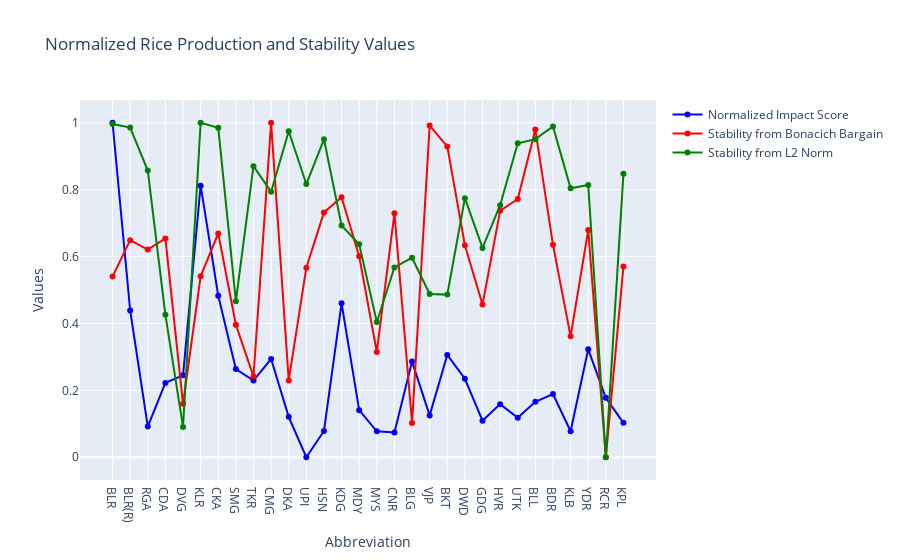

The code cell stored with this chart in its notebook:
### Code cell
import plotly.graph_objs as go
trace1 = go.Scatter(
    x=Other_Directory['Abbreviation'],
    y=for_plots['Impact1'],
    mode='lines+markers',
    name='Normalized Impact Score',
    line=dict(color='blue')
)

trace2 = go.Scatter(
    x=Other_Directory['Abbreviation'],
    y=new_list,
    mode='lines+markers',
    name='Stability from Bonacich Bargain',
    line=dict(color='red')
)

trace3 = go.Scatter(
    x=Other_Directory['Abbreviation'],
    y=stability,
    mode='lines+markers',
    name='Stability from L2 Norm',
    line=dict(color='green')
)

# Create the layout
layout = go.Layout(
    title='Normalized Rice Production and Stability Values',
    xaxis=dict(title='Abbreviation'),
    yaxis=dict(title='Values'),
)

# Create the figure
fig = go.Figure(data=[trace1, trace2, trace3], layout=layout)

# Plot the figure
fig.show()

### Figure 1 — Plotly figure (JSON) as saved in the notebook; plotly's stock layout.template omitted (floating-point values rounded to 4 significant figures)
{"data": [{"line": {"color": "blue"}, "mode": "lines+markers", "name": "Normalized Impact Score", "type": "scatter", "x": ["BLR", "BLR(R)", "RGA", "CDA", "DVG", "KLR", "CKA", "SMG", "TKR", "CMG", "DKA", "UPI", "HSN", "KDG", "MDY", "MYS", "CNR", "BLG", "VJP", "BKT", "DWD", "GDG", "HVR", "UTK", "BLL", "BDR", "KLB", "YDR", "RCR", "KPL", null], "y": [1, 0.4391, 0.09187, 0.2223, 0.2449, 0.812, 0.483, 0.2638, 0.2293, 0.2937, 0.1208, 0, 0.07851, 0.4603, 0.1408, 0.0775, 0.07395, 0.2859, 0.1252, 0.3059, 0.2346, 0.1091, 0.1588, 0.1181, 0.166, 0.1889, 0.07765, 0.3226, 0.1779, 0.103, 0.166]}, {"line": {"color": "red"}, "mode": "lines+markers", "name": "Stability from Bonacich Bargain", "type": "scatter", "x": ["BLR", "BLR(R)", "RGA", "CDA", "DVG", "KLR", "CKA", "SMG", "TKR", "CMG", "DKA", "UPI", "HSN", "KDG", "MDY", "MYS", "CNR", "BLG", "VJP", "BKT", "DWD", "GDG", "HVR", "UTK", "BLL", "BDR", "KLB", "YDR", "RCR", "KPL", null], "y": [0.54, 0.649, 0.6209, 0.6539, 0.1598, 0.5409, 0.6691, 0.3959, 0.2418, 1, 0.2296, 0.5669, 0.732, 0.7774, 0.6006, 0.3148, 0.7297, 0.1025, 0.9915, 0.9292, 0.6337, 0.4565, 0.7369, 0.772, 0.9796, 0.6351, 0.3614, 0.6792, 0, 0.5699, 0.4804]}, {"line": {"color": "green"}, "mode": "lines+markers", "name": "Stability from L2 Norm", "type": "scatter", "x": ["BLR", "BLR(R)", "RGA", "CDA", "DVG", "KLR", "CKA", "SMG", "TKR", "CMG", "DKA", "UPI", "HSN", "KDG", "MDY", "MYS", "CNR", "BLG", "VJP", "BKT", "DWD", "GDG", "HVR", "UTK", "BLL", "BDR", "KLB", "YDR", "RCR", "KPL", null], "y": [0.9965, 0.9858, 0.857, 0.4258, 0.09073, 1, 0.9849, 0.4666, 0.8703, 0.7936, 0.9745, 0.8168, 0.9505, 0.693, 0.6368, 0.4044, 0.5675, 0.5966, 0.4882, 0.4862, 0.7745, 0.6259, 0.7537, 0.9388, 0.9509, 0.989, 0.8041, 0.8139, 0, 0.8473, 0.933]}], "layout": {"title": {"text": "Normalized Rice Production and Stability Values"}, "xaxis": {"title": {"text": "Abbreviation"}}, "yaxis": {"title": {"text": "Values"}}}}
